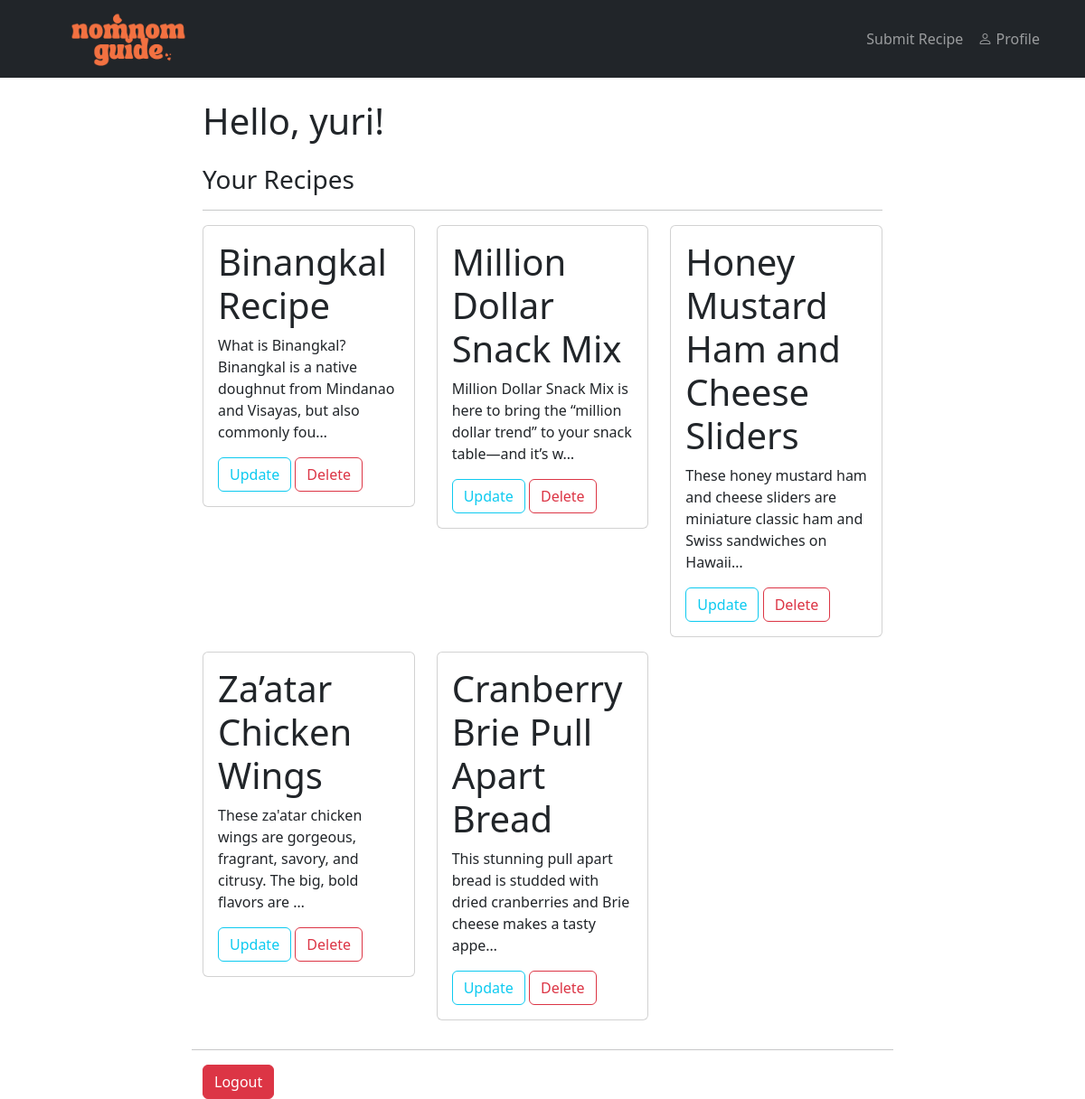
The app's page /profile/ (signed in) with its own data.
### recipes/models.py (models this page shows, shortened)
class Recipe(models.Model):
  title = models.CharField(max_length=100)
  description = models.TextField()
  ingredients = models.TextField()
  instructions = models.TextField()
  image = models.ImageField(upload_to='recipe_images/', null=True, blank=True)
  author = models.ForeignKey(User, on_delete=models.CASCADE)
  created_at = models.DateTimeField(auto_now_add=True)
  updated_at = models.DateTimeField(auto_now=True)
  upvotes = models.ManyToManyField(User, related_name='upvoted_recipes', blank=True)
  downvotes = models.ManyToManyField(User, related_name='downvoted_recipes', blank=True)

### users/views.py (the view)
# urls.py: path('profile/', user_views.profile, name="user-profile")
@login_required()
def profile(request):
  recipes = Recipe.objects.filter(author=request.user)
  return render(request, 'users/profile.html', {"recipes": recipes})

### users/templates/users/profile.html (shortened to what this page needs)
{% extends "recipes/base.html" %}
{% load crispy_forms_tags %}
{% block content %}
<div class="container">
  <h1>Hello, {{ user.username }}!</h1>
</div>
<div class="container">
  <h3 class="pt-3">Your Recipes</h3>
  <hr>
  {% if recipes.exists %}
    <div class="row">
      {% for recipe in recipes %}
      <div class="col-md-4 mb-3">
        <div class="card">
          <div class="card-body">
            <h5 class="card-title">
              <a class="text-decoration-none text-reset fs-1" href="{% url 'recipes-detail' recipe.pk %}">{{ recipe.title }}</a>
            </h5>
            <p class="card-text">{{ recipe.description|truncatechars:100 }}</p>
            {% if recipe.author == user or user.is_staff %}
              <a class="btn btn-outline-info" href="{% url 'recipes-update' recipe.id %}">Update</a>
              <a class="btn btn-outline-danger" href="{% url 'recipes-delete' recipe.id %}">Delete</a>
            {% endif %}
          </div>
        </div>
      </div>
      {% endfor %}
    </div>
  {% else %}
    <p class="text-muted">You have no recipes. <a href="{% url 'recipes-create' %}">Create one now!</a></p>
  {% endif %}
</div>
<hr>
<div class="container mt-3">
  <form method="POST" action="{% url 'user-logout' %}">
    <button type="submit" class="btn btn-danger">Logout</button>
  </form>
</div>
{% endblock content %}

### records on screen
Recipe: title "Binangkal Recipe", description "What is Binangkal? Binangkal is a native doughnut from Mindanao and Visayas, but also commonly fou…", shows "Update"
Recipe: title "Million Dollar Snack Mix", description "Million Dollar Snack Mix is here to bring the “million dollar trend” to your snack table—and it’s w…", shows "Update"
Recipe: title "Honey Mustard Ham and Cheese Sliders", description "These honey mustard ham and cheese sliders are miniature classic ham and Swiss sandwiches on Hawaii…", shows "Update"
Recipe: title "Za’atar Chicken Wings", description "These za'atar chicken wings are gorgeous, fragrant, savory, and citrusy. The big, bold flavors are …", shows "Update"
Recipe: title "Cranberry Brie Pull Apart Bread", description "This stunning pull apart bread is studded with dried cranberries and Brie cheese makes a tasty appe…", shows "Update"

### other values on screen
{{ user.username }} "yuri"
